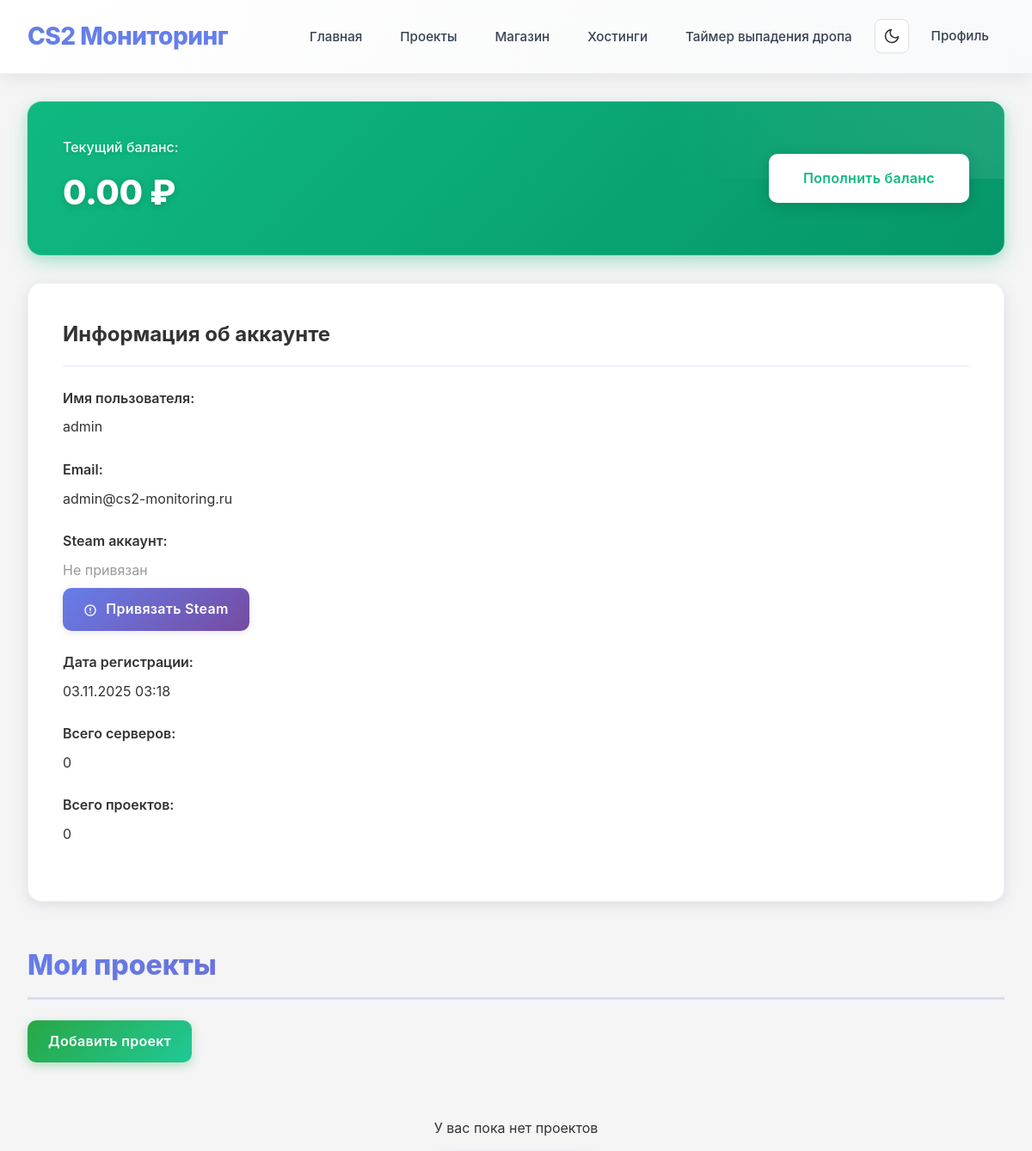
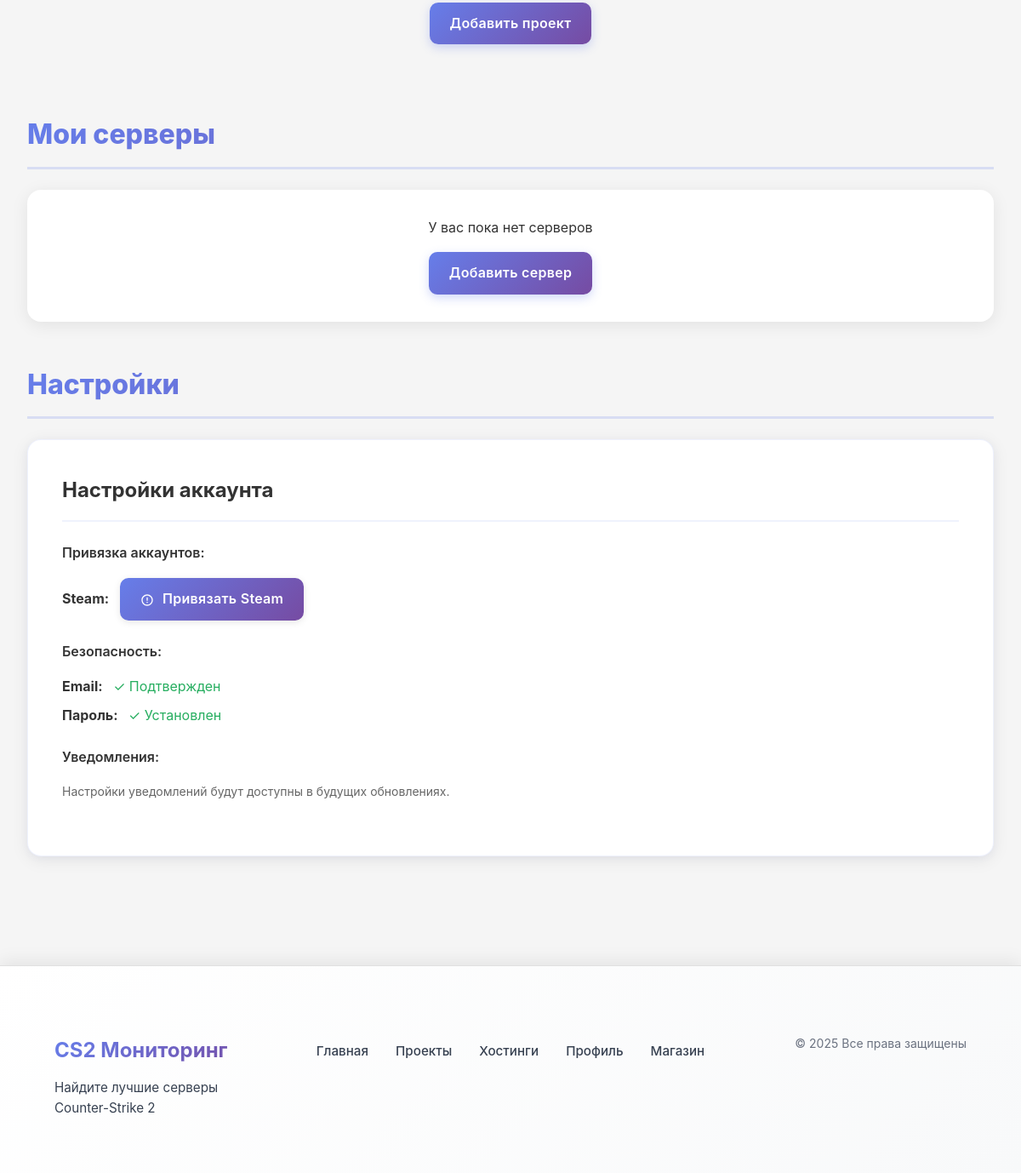
The app's page /profile.php (signed in) with its own data (2 pictures, top to bottom).
### tables this page shows
CREATE TABLE IF NOT EXISTS `site_settings` (
  `id` int(11) NOT NULL AUTO_INCREMENT,
  `site_logo` varchar(255) DEFAULT NULL,
  `site_logo_text` varchar(100) DEFAULT NULL,
  PRIMARY KEY (`id`)
);

CREATE TABLE IF NOT EXISTS `users` (
  `id` int(11) NOT NULL AUTO_INCREMENT,
  `username` varchar(50) NOT NULL,
  `email` varchar(100) DEFAULT NULL,
  `password` varchar(255) DEFAULT NULL,
  `steam_id` varchar(17) DEFAULT NULL,
  `balance` decimal(10,2) DEFAULT 0.00,
  `is_admin` tinyint(1) DEFAULT 0,
  `created_at` timestamp NOT NULL DEFAULT CURRENT_TIMESTAMP,
  PRIMARY KEY (`id`),
  UNIQUE KEY `username` (`username`),
  UNIQUE KEY `email` (`email`),
  UNIQUE KEY `steam_id` (`steam_id`),
  KEY `idx_balance` (`balance`)
);

### config/auth.php (called while the page is built, shortened)
<?php
class Auth {
    public function isLoggedIn() {
        return isset($_SESSION['user_id']);
    }
    public function getUserId() {
        return $_SESSION['user_id'] ?? null;
    }
}

### profile.php (the view, shortened to what this page needs)
<?php
$additional_css = ['/assets/css/profile.css'];
require_once __DIR__ . '/includes/header.php';
require_once __DIR__ . '/config/steam_auth.php';
$user_id = $auth->getUserId();
$user_stmt = $db->prepare("SELECT * FROM users WHERE id = :id");
$user_stmt->bindParam(":id", $user_id);
$user_stmt->execute();
$user = $user_stmt->fetch();
$servers_stmt = $db->prepare("SELECT s.*, g.name as game_name, gm.name as game_mode_name, m.name as map_name
                              FROM servers s
                              LEFT JOIN games g ON s.game_id = g.id
                              LEFT JOIN game_modes gm ON s.game_mode_id = gm.id
                              LEFT JOIN maps m ON s.map_id = m.id
                              WHERE s.user_id = :user_id
                              ORDER BY s.created_at DESC");
$servers_stmt->bindParam(":user_id", $user_id);
$servers_stmt->execute();
$user_servers = $servers_stmt->fetchAll();
$projects_stmt = $db->prepare("SELECT p.*,
                               (SELECT COUNT(*) FROM project_servers WHERE project_id = p.id) as servers_count
                               FROM projects p
                               WHERE p.user_id = :user_id
                               ORDER BY p.created_at DESC");
$projects_stmt->bindParam(":user_id", $user_id);
$projects_stmt->execute();
$user_projects = $projects_stmt->fetchAll();
?>
<div class="balance-section">
    <?php
    $user_balance = 0;
    try {
        if (isset($user['balance'])) {
            $user_balance = floatval($user['balance']);
        }
    } catch (Exception $e) {
        $user_balance = 0;
    }
    ?>
    <div class="balance-display">
        <span class="balance-label">Текущий баланс:</span>
        <span class="balance-amount"><?php echo number_format($user_balance, 2, '.', ' '); ?> ₽</span>
    </div>
    <a href="/balance.php" class="btn btn-success btn-balance">Пополнить баланс</a>
</div>
<div class="profile-form-container">
    <h3>Информация об аккаунте</h3>
    <div class="form-group">
        <label>Имя пользователя:</label>
        <p><?php echo htmlspecialchars($user['username']); ?></p>
    </div>
    <div class="form-group">
        <label>Email:</label>
        <p><?php echo htmlspecialchars($user['email'] ?? 'Не указан'); ?></p>
    </div>
    <div class="form-group">
        <label>Steam аккаунт:</label>
        <?php if (!empty($user['steam_id'])): ?>
            <p class="steam-linked">
                ✓ Привязан (Steam ID: <?php echo htmlspecialchars($user['steam_id']); ?>)
            </p>
        <?php else: ?>
            <p class="steam-unlinked">Не привязан</p>
            <a href="/steam_auth.php" class="btn btn-steam btn-steam-wrapper">
                <svg xmlns="http://www.w3.org/2000/svg" viewBox="0 0 24 24" class="steam-icon">
                    <path fill="currentColor" d="M12 2C6.48 2 2 6.48 2 12s4.48 10 10 10 10-4.48 10-10S17.52 2 12 2zm0 18c-4.41 0-8-3.59-8-8s3.59-8 8-8 8 3.59 8 8-3.59 8-8 8zm-1-13h2v6h-2zm0 8h2v2h-2z"/>
                </svg>
                Привязать Steam
            </a>
        <?php endif; ?>
    </div>
    <div class="form-group">
        <label>Дата регистрации:</label>
        <p><?php echo date('d.m.Y H:i', strtotime($user['created_at'])); ?></p>
    </div>
    <div class="form-group">
        <label>Всего серверов:</label>
        <p><?php echo count($user_servers); ?></p>
    </div>
    <div class="form-group">
        <label>Всего проектов:</label>
        <p><?php echo count($user_projects); ?></p>
    </div>
</div>
<h3 class="section-title-spacing" id="projects">Мои проекты</h3>
<div class="section-actions">
    <a href="/add_project.php" class="btn btn-success">Добавить проект</a>
</div>
<div class="projects-grid">
    <?php if (empty($user_projects)): ?>
        <div class="empty-state">
            <p>У вас пока нет проектов</p>
            <a href="/add_project.php" class="btn btn-primary empty-state-action">Добавить проект</a>
        </div>
    <?php endif; ?>
</div>
<h3 class="section-title-spacing" id="servers">Мои серверы</h3>
<div class="profile-servers-table">
    <?php if (empty($user_servers)): ?>
        <div class="table-empty-state">
            <p>У вас пока нет серверов</p>
            <a href="/add_server.php" class="btn btn-primary table-empty-action">Добавить сервер</a>
        </div>
    <?php endif; ?>
</div>
<h3 class="section-title-spacing" id="settings">Настройки</h3>
<div class="profile-form-container">
    <h3>Настройки аккаунта</h3>
    <div class="form-group">
        <label>Привязка аккаунтов:</label>
        <div class="account-settings-group">
            <div class="steam-setting-item">
                <strong>Steam:</strong>
                <?php if (!empty($user['steam_id'])): ?>
                    <span class="steam-linked-badge">✓ Привязан</span>
                    <span class="steam-id-badge">
                        (ID: <?php echo htmlspecialchars($user['steam_id']); ?>)
                    </span>
                <?php else: ?>
                    <a href="/steam_auth.php" class="btn btn-steam btn-steam-inline">
                        <svg xmlns="http://www.w3.org/2000/svg" viewBox="0 0 24 24" class="steam-icon">
                            <path fill="currentColor" d="M12 2C6.48 2 2 6.48 2 12s4.48 10 10 10 10-4.48 10-10S17.52 2 12 2zm0 18c-4.41 0-8-3.59-8-8s3.59-8 8-8 8 3.59 8 8-3.59 8-8 8zm-1-13h2v6h-2zm0 8h2v2h-2z"/>
                        </svg>
                        Привязать Steam
                    </a>
                <?php endif; ?>
            </div>
        </div>
    </div>
    <div class="form-group">
        <label>Безопасность:</label>
        <div class="security-group">
            <?php if (!empty($user['email'])): ?>
                <div class="security-item">
                    <strong>Email:</strong>
                    <span class="security-badge">✓ Подтвержден</span>
                </div>
            <?php endif; ?>
            <?php if (!empty($user['password'])): ?>
                <div class="security-item">
                    <strong>Пароль:</strong>
                    <span class="security-badge">✓ Установлен</span>
                </div>
            <?php endif; ?>
        </div>
    </div>
    <div class="form-group">
        <label>Уведомления:</label>
        <div class="notifications-note">
            Настройки уведомлений будут доступны в будущих обновлениях.
        </div>
    </div>
</div>
<?php require_once __DIR__ . '/includes/footer.php'; ?>

### includes/header.php (shortened to what this page needs)
<?php
if (!isset($database)) {
    $database = new Database();
    $db = $database->getConnection();
}
if (!isset($auth)) {
    require_once __DIR__ . '/../config/auth.php';
    $auth = new Auth($db);
}
try {
    $settings_stmt = $db->query("SELECT site_logo_text FROM site_settings LIMIT 1");
    $site_settings = $settings_stmt->fetch();
    $site_logo_text = $site_settings['site_logo_text'] ?? null;
    $site_logo_length = mb_strlen($site_logo_text ?? '', 'UTF-8');
} catch (PDOException $e) {
    $site_logo_text = null;
    $site_logo_length = 0;
}
$nav_balance = 0;
if ($auth->isLoggedIn()) {
    try {
        $user_stmt = $db->prepare("SELECT balance, username FROM users WHERE id = :id LIMIT 1");
        $user_stmt->bindParam(":id", $_SESSION['user_id']);
        $user_stmt->execute();
        $user_data = $user_stmt->fetch();
        $nav_balance = floatval($user_data['balance'] ?? 0);
    } catch (PDOException $e) {
        error_log("Navigation balance error: " . $e->getMessage());
    }
}
?>
<!DOCTYPE html>
<html lang="ru">
<head>
    <link rel="stylesheet" href="/assets/css/style.css">
    <?php
    if (isset($additional_css)) {
        foreach ($additional_css as $css_file) {
            echo '<link rel="stylesheet" href="' . htmlspecialchars($css_file) . '">' . "\n    ";
        }
    }
    ?>
</head>
<body<?php
    $final_balance = isset($user_balance) ? $user_balance : $nav_balance;
    if ($final_balance > 0 || isset($user_balance)):
?> data-balance="<?php echo htmlspecialchars($final_balance); ?>"<?php endif; ?>>
    <header>
        <nav>
            <div class="nav-container">
                <a href="/" class="logo">
                    <?php if (!empty($site_logo_text)): ?>
                        <strong<?php echo ($site_logo_length <= 3) ? ' data-text-length="short"' : ''; ?>><?php echo htmlspecialchars($site_logo_text); ?></strong>
                    <?php else: ?>
                        <strong>CS2 Мониторинг</strong>
                    <?php endif; ?>
                </a>
                <ul class="nav-menu">
                    <li><a href="/">Главная</a></li>
                    <li><a href="/projects.php">Проекты</a></li>
                    <li><a href="/shop.php">Магазин</a></li>
                    <li><a href="/hostings.php">Хостинги</a></li>
                    <li><a href="/drop_timer.php">Таймер выпадения дропа</a></li>
                    <li>
                        <button class="theme-toggle" id="themeToggle" title="Переключить тему">
                            <svg class="theme-icon theme-icon-moon" width="20" height="20" viewBox="0 0 24 24" fill="none" stroke="currentColor" stroke-width="2" stroke-linecap="round" stroke-linejoin="round">
                                <path d="M21 12.79A9 9 0 1 1 11.21 3 7 7 0 0 0 21 12.79z"></path>
                            </svg>
                        </button>
                    </li>
                    <?php if ($auth->isLoggedIn()): ?>
                        <li class="dropdown">
                            <a href="#" class="dropdown-toggle">
                                Профиль
                            </a>
                        </li>
                    <?php else: ?>
                        <li><a href="/login.php">Войти</a></li>
                        <li><a href="/register.php">Регистрация</a></li>
                    <?php endif; ?>
                </ul>
            </div>
        </nav>
    </header>
    <main>
        <div class="container">

### includes/footer.php (shortened to what this page needs)
    </div>
    </main>
    <footer>
        <div class="container">
            <div class="footer-content">
                <div class="footer-left">
                    <h3><?php echo htmlspecialchars($site_logo_text ?? 'CS2 Мониторинг'); ?></h3>
                    <p>Найдите лучшие серверы Counter-Strike 2</p>
                </div>
                <div class="footer-center">
                    <div class="footer-links">
                        <a href="/">Главная</a>
                        <a href="/projects.php">Проекты</a>
                        <a href="/hostings.php">Хостинги</a>
                        <?php if (!$auth->isLoggedIn()): ?>
                            <a href="/login.php">Вход</a>
                        <?php else: ?>
                            <a href="/profile.php">Профиль</a>
                            <a href="/shop.php">Магазин</a>
                        <?php endif; ?>
                    </div>
                </div>
                <div class="footer-right">
                    <p>&copy; <?php echo date('Y'); ?> Все права защищены</p>
                </div>
            </div>
        </div>
    </footer>
</body>
</html>

### assets/css/profile.css (style rules this page uses)
.steam-unlinked { color: #999; }
.btn-steam-wrapper { margin-top: 0.5rem; display: inline-block; }
.steam-icon { width: 16px; height: 16px; display: inline-block; vertical-align: middle; margin-right: 6px; }
.section-title-spacing { margin-top: 2rem; }
.section-actions { margin-bottom: 2rem; }
.empty-state { padding: 2rem; text-align: center; grid-column: 1 / -1; }
.empty-state-action { margin-top: 1rem; }
.profile-servers-table { margin-bottom: 2rem; }
.table-empty-state { padding: 2rem; text-align: center; }
.table-empty-action { margin-top: 1rem; }
.account-settings-group { margin-top: 1rem; }
.steam-setting-item { margin-bottom: 1rem; }
.btn-steam-inline { margin-left: 0.5rem; display: inline-block; }
.security-group { margin-top: 1rem; }
.security-item { margin-bottom: 0.5rem; }
.security-badge { color: #27ae60; margin-left: 0.5rem; }
.notifications-note { margin-top: 1rem; color: #666; font-size: 0.875rem; }

### records on screen
site_settings: site_logo_text "CS2 Мониторинг"
users: balance "0.00", username "admin", email "admin@cs2-monitoring.ru", created_at "03.11.2025 03:18"

### other values on screen
count($user_servers) "0"
count($user_projects) "0"
